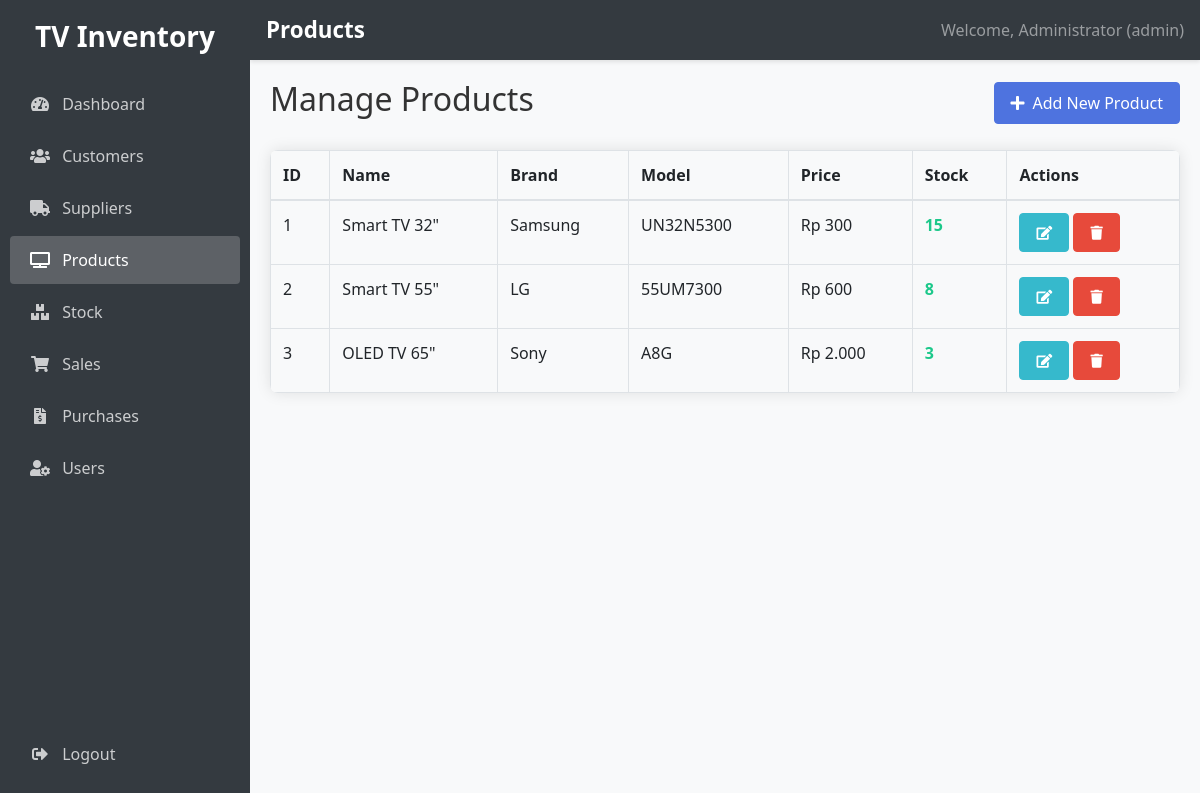
The page /products.php (signed in) on the database its author committed.
### tables this page shows
CREATE TABLE stock (
    id INT AUTO_INCREMENT PRIMARY KEY,
    product_id INT NOT NULL,
    quantity INT NOT NULL DEFAULT 0,
    min_quantity INT NOT NULL DEFAULT 5,
    last_updated TIMESTAMP DEFAULT CURRENT_TIMESTAMP ON UPDATE CURRENT_TIMESTAMP,
    FOREIGN KEY (product_id) REFERENCES products(id)
);

CREATE TABLE products (
    id INT AUTO_INCREMENT PRIMARY KEY,
    name VARCHAR(100) NOT NULL,
    description TEXT,
    brand VARCHAR(50),
    model VARCHAR(50),
    price DECIMAL(10,2) NOT NULL,
    deleted_at TIMESTAMP NULL DEFAULT NULL,
    created_at TIMESTAMP DEFAULT CURRENT_TIMESTAMP
);

### products.php (the view, shortened to what this page needs)
<?php
require_once "config.php";
 $products = [];
 $sql = "SELECT p.id, p.name, p.description, p.brand, p.model, p.price, s.quantity, s.min_quantity
        FROM products p
        LEFT JOIN stock s ON p.id = s.product_id
        ORDER BY p.id ASC";
if($result = mysqli_query($conn, $sql)){
    while($row = mysqli_fetch_assoc($result)){
        $products[] = $row;
    }
} else {
    echo "<div class='alert alert-danger'>";
    echo "<strong>Database Error:</strong> " . mysqli_error($conn);
    echo "<br><strong>Query:</strong> " . $sql;
    echo "</div>";
}
?>
<!DOCTYPE html>
<html lang="en">
<head>
    <link rel="stylesheet" href="https://stackpath.bootstrapcdn.com/bootstrap/4.5.2/css/bootstrap.min.css">
    <link rel="stylesheet" href="https://cdnjs.cloudflare.com/ajax/libs/font-awesome/5.15.1/css/all.min.css">
    <link rel="stylesheet" href="style.css">
</head>
<body>
    <div class="sidebar" style="width: 250px;">
        <div class="text-center mb-4">
            <h3>TV Inventory</h3>
        </div>
        <ul class="nav flex-column">
            <li class="nav-item">
                <a class="nav-link" href="dashboard.php">
                    <i class="fas fa-tachometer-alt mr-2"></i> Dashboard
                </a>
            </li>
            <?php if($_SESSION["role"] == "admin" || $_SESSION["role"] == "karyawan"): ?>
            <li class="nav-item">
                <a class="nav-link" href="customers.php">
                    <i class="fas fa-users mr-2"></i> Customers
                </a>
            </li>
            <li class="nav-item">
                <a class="nav-link" href="suppliers.php">
                    <i class="fas fa-truck mr-2"></i> Suppliers
                </a>
            </li>
            <li class="nav-item">
                <a class="nav-link active" href="products.php">
                    <i class="fas fa-tv mr-2"></i> Products
                </a>
            </li>
            <li class="nav-item">
                <a class="nav-link" href="stock.php">
                    <i class="fas fa-boxes mr-2"></i> Stock
                </a>
            </li>
            <li class="nav-item">
                <a class="nav-link" href="sales.php">
                    <i class="fas fa-shopping-cart mr-2"></i> Sales
                </a>
            </li>
            <li class="nav-item">
                <a class="nav-link" href="purchases.php">
                    <i class="fas fa-file-invoice-dollar mr-2"></i> Purchases
                </a>
            </li>
            <?php endif; ?>
            <?php if($_SESSION["role"] == "admin"): ?>
            <li class="nav-item">
                <a class="nav-link" href="users.php">
                    <i class="fas fa-user-cog mr-2"></i> Users
                </a>
            </li>
            <?php endif; ?>
            <li class="nav-item mt-auto">
                <a class="nav-link" href="logout.php">
                    <i class="fas fa-sign-out-alt mr-2"></i> Logout
                </a>
            </li>
        </ul>
    </div>
    <nav class="navbar navbar-expand-lg navbar-dark bg-dark">
        <span class="navbar-brand">Products</span>
        <span class="navbar-text ml-auto">
            Welcome, <?php echo htmlspecialchars($_SESSION["name"]); ?> (<?php echo htmlspecialchars($_SESSION["role"]); ?>)
        </span>
    </nav>
    <div class="content">
        <?php if($_SESSION["role"] == "admin" || $_SESSION["role"] == "karyawan"): ?>
        <div class="d-flex justify-content-between align-items-center mb-4">
            <h2>Manage Products</h2>
            <button type="button" class="btn btn-primary" data-toggle="modal" data-target="#addProductModal">
                <i class="fas fa-plus mr-2"></i>Add New Product
            </button>
        </div>
        <div class="table-responsive">
            <table class="table table-bordered" width="100%" cellspacing="0">
                <thead>
                    <tr>
                        <th>ID</th>
                        <th>Name</th>
                        <th>Brand</th>
                        <th>Model</th>
                        <th>Price</th>
                        <th>Stock</th>
                        <th>Actions</th>
                    </tr>
                </thead>
                <tbody>
                    <?php if(empty($products)): ?>
                        <tr>
                            <td colspan="7" class="text-center">No products found</td>
                        </tr>
                    <?php else: ?>
                        <?php foreach($products as $product): ?>
                            <tr>
                                <td><?php echo $product['id']; ?></td>
                                <td><?php echo $product['name']; ?></td>
                                <td><?php echo $product['brand']; ?></td>
                                <td><?php echo $product['model']; ?></td>
                                <td>Rp <?php echo number_format($product['price'], 0, ',', '.'); ?></td>
                                <td>
                                    <?php
                                    if($product['quantity'] == 0){
                                        echo '<span class="stock-out">' . $product['quantity'] . ' (Out of Stock)</span>';
                                    } elseif($product['quantity'] <= $product['min_quantity']){
                                        echo '<span class="stock-low">' . $product['quantity'] . ' (Low Stock)</span>';
                                    } else{
                                        echo '<span class="stock-good">' . $product['quantity'] . '</span>';
                                    }
                                    ?>
                                </td>
                                <td>
                                    <a href="edit_product.php?id=<?php echo $product['id']; ?>" class="btn btn-info btn-sm">
                                        <i class="fas fa-edit"></i>
                                    </a>
                                    <a href="products.php?delete=<?php echo $product['id']; ?>" class="btn btn-danger btn-sm" onclick="return confirm('Are you sure you want to delete this product?');">
                                        <i class="fas fa-trash"></i>
                                    </a>
                                </td>
                            </tr>
                        <?php endforeach; ?>
                    <?php endif; ?>
                </tbody>
            </table>
        </div>
        <?php endif; ?>
    </div>
</body>
</html>

### style.css (style rules this page uses)
body { font-family: 'Segoe UI', Tahoma, Geneva, Verdana, sans-serif; background-color: #f8f9fa; color: #333; }
.sidebar { height: 100vh; background-color: #343a40; color: white; position: fixed; top: 0; left: 0; z-index: 100; padding-top: 20px; width: 250px; transition: all 0.3s; }
.sidebar .text-center { margin-bottom: 30px; }
.sidebar h3 { font-weight: bold; color: #fff; }
.sidebar .nav-link { color: rgba(255,255,255,.75); padding: 12px 20px; border-radius: 4px; margin: 2px 10px; transition: all 0.3s; }
.sidebar .nav-link.active { color: white; background-color: rgba(255,255,255,.2); }
.sidebar .nav-link i { margin-right: 10px; width: 20px; text-align: center; }
.sidebar .nav-item:last-child { margin-top: auto; position: absolute; bottom: 20px; width: calc(100% - 20px); }
.content { margin-left: 250px; padding: 20px; min-height: 100vh; transition: all 0.3s; }
.navbar { margin-left: 250px; width: calc(100% - 250px); background-color: #343a40 !important; box-shadow: 0 2px 4px rgba(0,0,0,.1); transition: all 0.3s; }
.navbar-brand { font-weight: bold; font-size: 1.4rem; }
.table-responsive { border-radius: 8px; box-shadow: 0 0 15px rgba(0,0,0,0.1); margin-bottom: 25px; overflow: hidden; }
.table { margin-bottom: 0; }
.table th { background-color: #f8f9fa; font-weight: 600; border-top: none; }
.table-bordered th, .table-bordered td { border: 1px solid #dee2e6; }
.btn { border-radius: 4px; font-weight: 500; padding: 8px 16px; transition: all 0.3s; }
.btn-primary { background-color: #4e73df; border-color: #4e73df; }
.btn-info { background-color: #36b9cc; border-color: #36b9cc; }
.btn-danger { background-color: #e74a3b; border-color: #e74a3b; }
.stock-good { color: #1cc88a; font-weight: bold; }

### rows shown on the page
stock: product "1", product.name "Smart TV 32\"", product.brand "Samsung", product.model "UN32N5300", product.price "300", quantity "15"
stock: product "2", product.name "Smart TV 55\"", product.brand "LG", product.model "55UM7300", product.price "600", quantity "8"
stock: product "3", product.name "OLED TV 65\"", product.brand "Sony", product.model "A8G", product.price "2.000", quantity "3"

### other values the page prints
$_SESSION["name"] "Administrator"
$_SESSION["role"] "admin"
